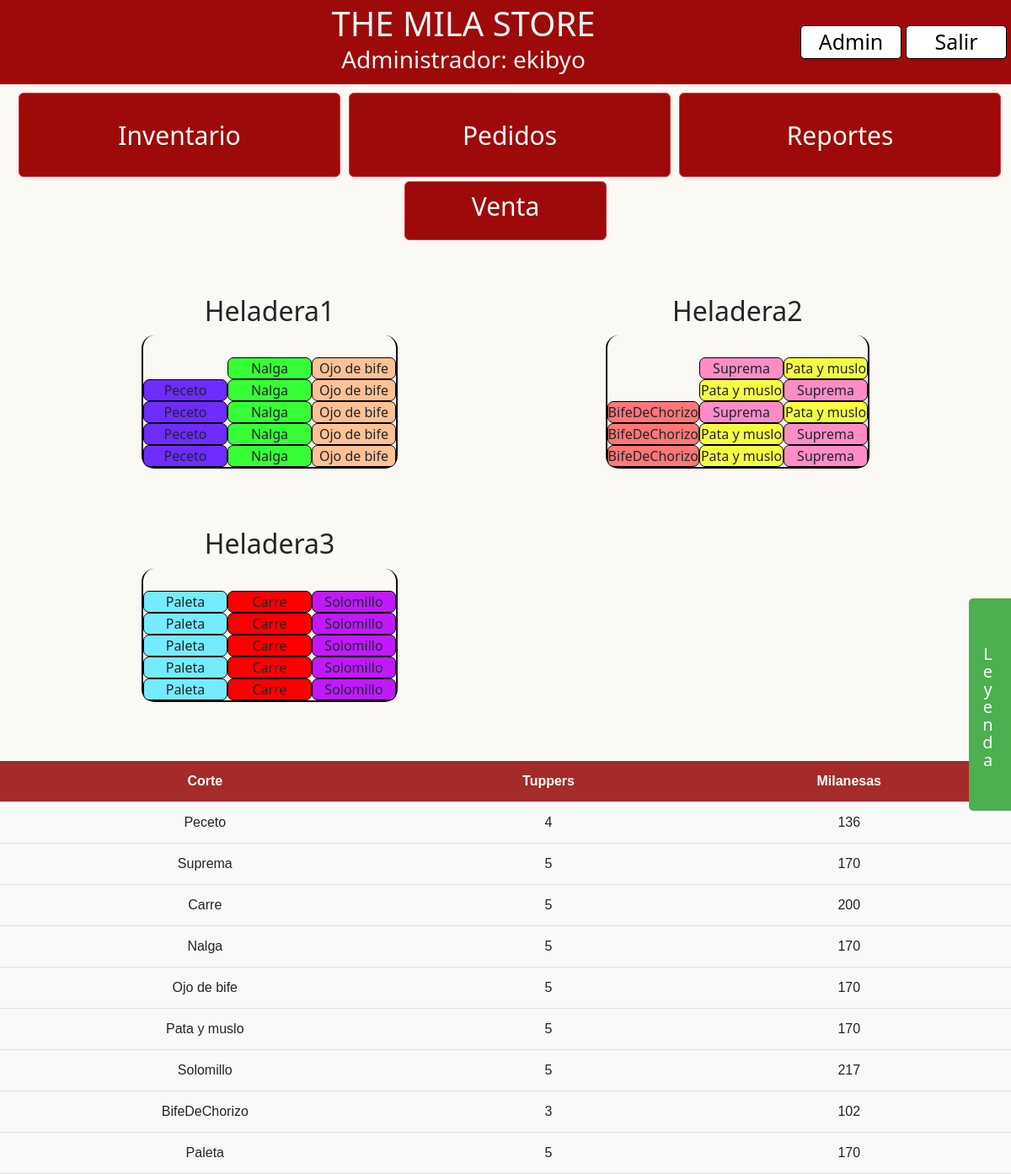
The app's page / (signed in) with its own data.
### inventory/models.py (models this page shows, shortened)
class Refrigerator(models.Model):
    name = models.CharField(max_length=100)
    def get_columns_tuppers(self):
        columns = []
        for column in self.column_set.all():
            column_data = {
                'column': column,
                'tuppers': list(column.column_generator())
            }
            columns.append(column_data)
        return columns

class Cut(models.Model):
    name = models.CharField(max_length=100)
    milas_per_tupper = models.IntegerField()
    reorder_threshold = models.IntegerField(default=10)
    reorder_tuppers = models.IntegerField(default=10)
    is_order_pending = models.BooleanField(default=False)
    color = ColorField(default='#FF0000')
    days_until_expiration = models.IntegerField(default=180)
    @property
    def total_tuppers(self):
        return sum(subcolumn.total_tuppers for subcolumn in SubColumn.objects.filter(cut=self))
    @property
    def total_milas(self):
        return sum(subcolumn.total_milanesas for subcolumn in SubColumn.objects.filter(cut=self))

class SubColumn(models.Model):
    column = models.ForeignKey(Column, on_delete=models.CASCADE)
    cut = models.ForeignKey(Cut, on_delete=models.CASCADE)
    total_tuppers = models.IntegerField(default=0)
    milas_tupper_in_use = models.IntegerField(default=0)
    @property
    def total_milanesas(self):
        return (self.total_tuppers - 1) * self.cut.milas_per_tupper + self.milas_tupper_in_use

### inventory/views.py (the view)
# urls.py: path('', views.inventory, name='inventory'),
@login_required
def inventory(request):
    refrigerators = Refrigerator.objects.prefetch_related('column_set__subcolumn_set')
    cuts = Cut.objects.all()
    context = {
        'refrigerators': refrigerators,
        'cuts': cuts
    }
    return render(request, 'inventory/inventory.html', context)

### inventory/templates/inventory/inventory.html (shortened to what this page needs)
{% extends 'base.html' %}
{% load custom_tags %}
{% load static %}
{% block css_files %}
    <link rel="stylesheet" href="{% static "inventory/inventory.css" %}">
{% endblock %}
{% block content %}
    <div class="sidebar">
        <h3 id="leyenda">Leyenda</h3>
        <ul id="figuras">
        </ul>
    </div>
    <div id="divheladeras">
        {% for refrigerator in refrigerators %}
            <div class="conheladera">
                <h2 class="nombre">{{ refrigerator.name }}</h2>
                <div class="row">
                    {% for column_data in refrigerator.get_columns_tuppers %}
                        <ul class="column">
                            {% for tupper in column_data.tuppers %}
                                {% if tupper %}
                                    <li class="lis" style="background-color: {{ tupper.color }}">
                                        {{ tupper.name }}
                                    </li>
                                {% else %}
                                    <li class="lis" style="background-color: transparent; border: 1px dashed #cccccc; visibility: hidden;">
                                        Empty
                                    </li>
                                {% endif %}
                            {% endfor %}
                        </ul>
                    {% endfor %}
                </div>
            </div>
        {% endfor %}
    </div>
    <div id="stock">
        <table class="stock-table">
            <thead>
            <tr>
                <th title="Tipo de corte">Corte</th>
                <th title="Cantidad total tuppers">Tuppers</th>
                <th title="Cantidad total milanesas">Milanesas</th>
            </tr>
            </thead>
            <tbody>
            {% for cut in cuts %}
                <tr>
                    <td>{{ cut.name }}</td>
                    <td>{{ cut.total_tuppers }}</td>
                    <td>{{ cut.total_milas }}</td>
                </tr>
            {% endfor %}
            </tbody>
        </table>
    </div>
{% endblock %}

### templates/base.html (shortened to what this page needs)
{% load static %}
<!DOCTYPE html>
<html lang="esp">
<head>
    <link href="https://cdn.jsdelivr.net/npm/bootstrap@5.3.3/dist/css/bootstrap.min.css" rel="stylesheet"
>
    <link rel="stylesheet" href="{% static "base.css" %}">
    {% block css_files %}{% endblock %}
</head>
<body>
    <header id="navbar">
        <div id="tit">
            <h1>THE MILA STORE </h1>
            <h3>{% if user.is_staff or user.is_superuser %}Administrador{% else %}Empleado{% endif %}: {{ user.username }}</h3>
        </div>
        {% if user.is_staff or user.is_superuser %}
            <a href="{% url 'admin:index' %}" id="secondary">Admin</a>
        {% endif %}
        <a href="{% url 'logout' %}" id="secondary">Salir</a>
    </header>
    <div class="container-fluid">
        <a href="{% url 'inventory' %}"><button type="button" class="btn btn-danger">Inventario</button></a>
        <a href="{% url 'orders' %}"><button type="button" class="btn btn-danger">Pedidos</button></a>
        <a href="{% url 'reports' %}"><button type="button" class="btn btn-danger">Reportes</button></a>
    </div>
    <div  class="centered-container" >
    <a href="{% url 'sell_milas' %}" id="ventanaventa" class="btn btn-danger venta" >Venta</a>
    </div>
        {% block content %}
    {% endblock %}
</body>
</html>

### static/base.css (style rules this page uses)
html,body { margin: 0; background-color: #fbf9f4; }
header { display: flex; align-items: center; justify-content: space-between; background-color:#9e0909; font-size: 30px; width: 100%; height: 100px; color: whitesmoke; }
.btn-danger { width:100%; height: 100px; font-size:30px; margin:5px; background-color:#9e0909; }
.container-fluid { width:100%; display:flex; flex-direction:row; }
.container-fluid a, button { width:40%; height: 100px; font-size:25px; margin:5px; }
#secondary { text-align: center; width: 10%; background-color: white; color: black; margin-right: 5px; font-size: 25px; border: 1px solid black; text-decoration: none; border-radius: 5px; transition: background-color 0.3s, color 0.3s; }
#tit { padding-left:150px; margin:auto; text-align: center; }
h1 { text-align: center; display: inline-block; margin: 0; }
.venta { width: 20%; height: 70px; background-color:#9e0909; margin-left:40%; color:white; font-size:30px; }
.centered-container { display: flex; }

### inventory/static/inventory/inventory.css (style rules this page uses)
body { padding: 0; margin: 0; height: 100%; overflow-y: scroll; overflow-x: hidden; }
#divheladeras { width: 70%; display: flex; margin: 50px auto; flex-wrap: wrap; align-items: flex-start; justify-content: space-between; gap: 40px; margin: 50px auto; }
.row { display: flex; flex-wrap: nowrap; border: 2px solid black; border-top: none; border-radius: 15px; width: auto; align-items: flex-end; }
.column { list-style-type: none; padding: 0; margin: 0px; display: flex; flex-direction: column; flex: 1; }
.lis { display: flex; justify-content: center; align-items: center; background-color: lightsalmon; border: 1px solid black; border-radius:7px; text-align: center; min-width: 100px; }
.nombre { text-align: center; margin: 10px 0; text-transform: capitalize; }
.conheladera { margin-bottom: 20px; display: flex; flex-direction: column; }
.sidebar { position: fixed; top: 60%; right: -150px; width: 200px; background-color: #4CAF50; color: white; transform: translateY(-50%); transition: right 0.3s ease; padding: 10px; border-radius: 5px 0 0 5px; overflow: hidden; white-space: nowrap; display: flex; flex-direction: row; flex-wrap: nowrap; justify-content: flex-start; align-items: center; letter-spacing: -1px; }
.sidebar h3 { writing-mode: vertical-lr; text-orientation: upright; margin: 0; font-size: 20px; }
dl, ol, ul { margin-top: 0; list-style-type: none; }
#figuras { display: flex; align-content: space-around; flex-direction: column; }
ul li { display: flex; }
#leyenda { letter-spacing: -6px; }
.stock-table { width: 100%; border-collapse: collapse; font-family: Arial, sans-serif; margin-top: 20px; }
th, td { padding: 12px; text-align: center; border-bottom: 1px solid #ddd; }
th { background-color: brown; color: white; font-weight: bold; }
table tr { background-color: #f9f9f9; }

### records on screen
Refrigerator: name "Heladera1"
Cut: name "Peceto", total_tuppers "4", total_milas "136"
Cut: name "Nalga", total_tuppers "5", total_milas "170"
Cut: name "Ojo de bife", total_tuppers "5", total_milas "170"
Refrigerator: name "Heladera2"
Cut: name "BifeDeChorizo", total_tuppers "3", total_milas "102"
Cut: name "Suprema", total_tuppers "5", total_milas "170"
Cut: name "Pata y muslo", total_tuppers "5", total_milas "170"
Refrigerator: name "Heladera3"
Cut: name "Paleta", total_tuppers "5", total_milas "170"
Cut: name "Carre", total_tuppers "5", total_milas "200"
Cut: name "Solomillo", total_tuppers "5", total_milas "217"

### other values on screen
{{ user.username }} "ekibyo"
